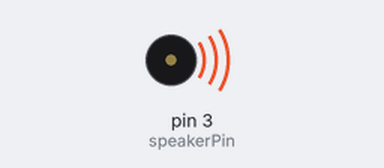
Bench run of a sketch on a simulated Arduino Uno, built with avr-gcc and run on an emulated ATmega328P. Shown: buzzer (waves = sounding).

Above: at 0.48 s.
At 6.17 s:
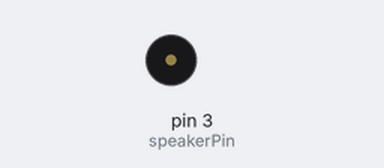
Timing chart, 0 to 6.5 s (numbered marks = the images above):
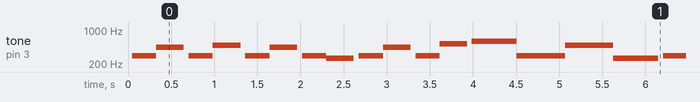

Measured:
- by itself, tone on pin 3 (speakerPin): plays 293 Hz for 0.28 s, 438 Hz for 0.32 s, 293 Hz for 0.28 s, 491 Hz for 0.32 s, 293 Hz for 0.28 s, 438 Hz for 0.32 s … (339 notes in this stretch)

The sketch:

intro_pokemon.ino
```cpp
/******************************************************************************
**                                                                           **
**                              Music player                                 **
**                                                                           **
**           c=DO, d=RE, e=MI, f=FA, g=SOL, a=LA, b=SI, C=DO' D=RE'          **
**                                                                           **
*******************************************************************************/
//******* Includes ************************************************************

//******* Variables ***********************************************************
// pin for speaker
const int speakerPin = 3;
int tempo = 100;

//Melody 1
//int length = 15; // the number of notes
//char notes[] = "ccggaagffeeddc "; // a space represents a rest
//int beats[] = { 1, 1, 1, 1, 1, 1, 2, 1, 1, 1, 1, 1, 1, 2, 4 }; // time notes

//Melody 3
int length = 35;
char notes[] = "ddaddbddaddcddaddCDdbcddaddaddbddCD";
int beats[] = { 1, 1, 3, 1, 1, 3, 1, 1, 3, 1, 1, 3, 1, 1, 3, 1, 1, 3, 5, 5, 5, 5,
1, 1, 3, 1, 1, 3, 1, 1, 3, 1, 1, 3, 8};

//****** Setup ****************************************************************
void setup() {
  // make the pin output
  pinMode(speakerPin, OUTPUT);
}

//***** Loop *****************************************************************
void loop() {
    for (int i = 0; i < length; i++) {
    if (notes[i] == ' ') {
      delay(beats[i] * tempo);
    } else {
      playNote(notes[i], beats[i] * tempo);
    }
    // pause between notes
    delay(tempo / 2);
  }
}
//****** Funcions *************************************************************
void playTone(int tone, int duration) {
  for (long i = 0; i < duration * 1000L; i += tone * 2) {
    digitalWrite(speakerPin, HIGH);
    delayMicroseconds(tone);
    digitalWrite(speakerPin, LOW);
    delayMicroseconds(tone);
  }
}

void playNote(char note, int duration) {
  char names[] = { 'c', 'd', 'e', 'f', 'g', 'a', 'b', 'C' , 'D'};
  int tones[] = { 1915, 1700, 1519, 1432, 1275, 1136, 1014, 956, 840};

  // play the tone corresponding to the note name
  for (int i = 0; i < 9; i++) {
    if (names[i] == note) {
      playTone(tones[i], duration);
    }
  }
}
```
